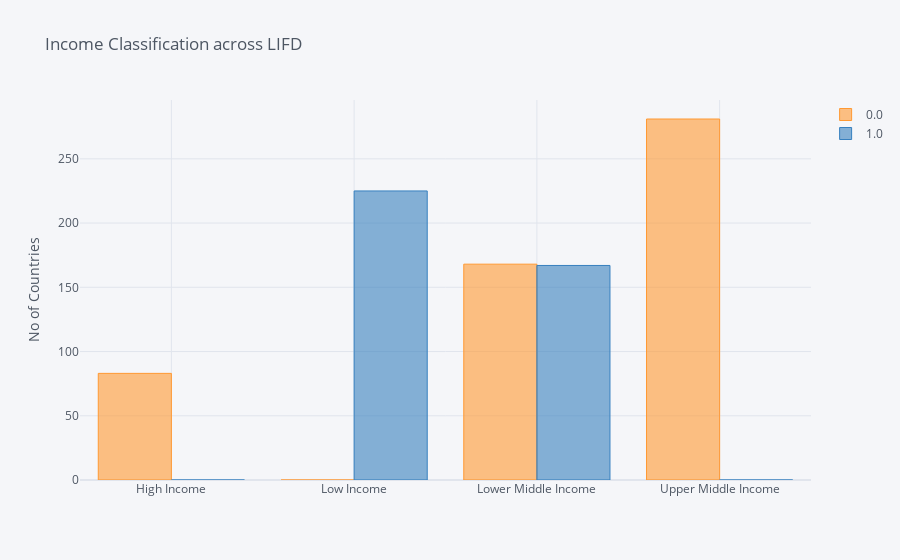

The cell this chart's notebook holds for it:
### Code cell
fig7=df_IS.iplot(kind='bar',title='Income Classification across LIFD',yTitle='No of Countries',asFigure=True )
fig7.show()

### Figure 1 — Plotly figure (JSON) as saved in the notebook; plotly's stock layout.template omitted (floating-point values rounded to 4 significant figures)
{"data": [{"marker": {"color": "rgba(255, 153, 51, 0.6)", "line": {"color": "rgba(255, 153, 51, 1.0)", "width": 1}}, "name": "0.0", "orientation": "v", "text": "", "type": "bar", "x": ["High Income", "Low Income", "Lower Middle Income", "Upper Middle Income"], "y": [83, 0, 168, 281]}, {"marker": {"color": "rgba(55, 128, 191, 0.6)", "line": {"color": "rgba(55, 128, 191, 1.0)", "width": 1}}, "name": "1.0", "orientation": "v", "text": "", "type": "bar", "x": ["High Income", "Low Income", "Lower Middle Income", "Upper Middle Income"], "y": [0, 225, 167, 0]}], "layout": {"legend": {"bgcolor": "#F5F6F9", "font": {"color": "#4D5663"}}, "paper_bgcolor": "#F5F6F9", "plot_bgcolor": "#F5F6F9", "title": {"font": {"color": "#4D5663"}, "text": "Income Classification across LIFD"}, "xaxis": {"gridcolor": "#E1E5ED", "showgrid": true, "tickfont": {"color": "#4D5663"}, "title": {"font": {"color": "#4D5663"}, "text": ""}, "zerolinecolor": "#E1E5ED"}, "yaxis": {"gridcolor": "#E1E5ED", "showgrid": true, "tickfont": {"color": "#4D5663"}, "title": {"font": {"color": "#4D5663"}, "text": "No of Countries"}, "zerolinecolor": "#E1E5ED"}}}
